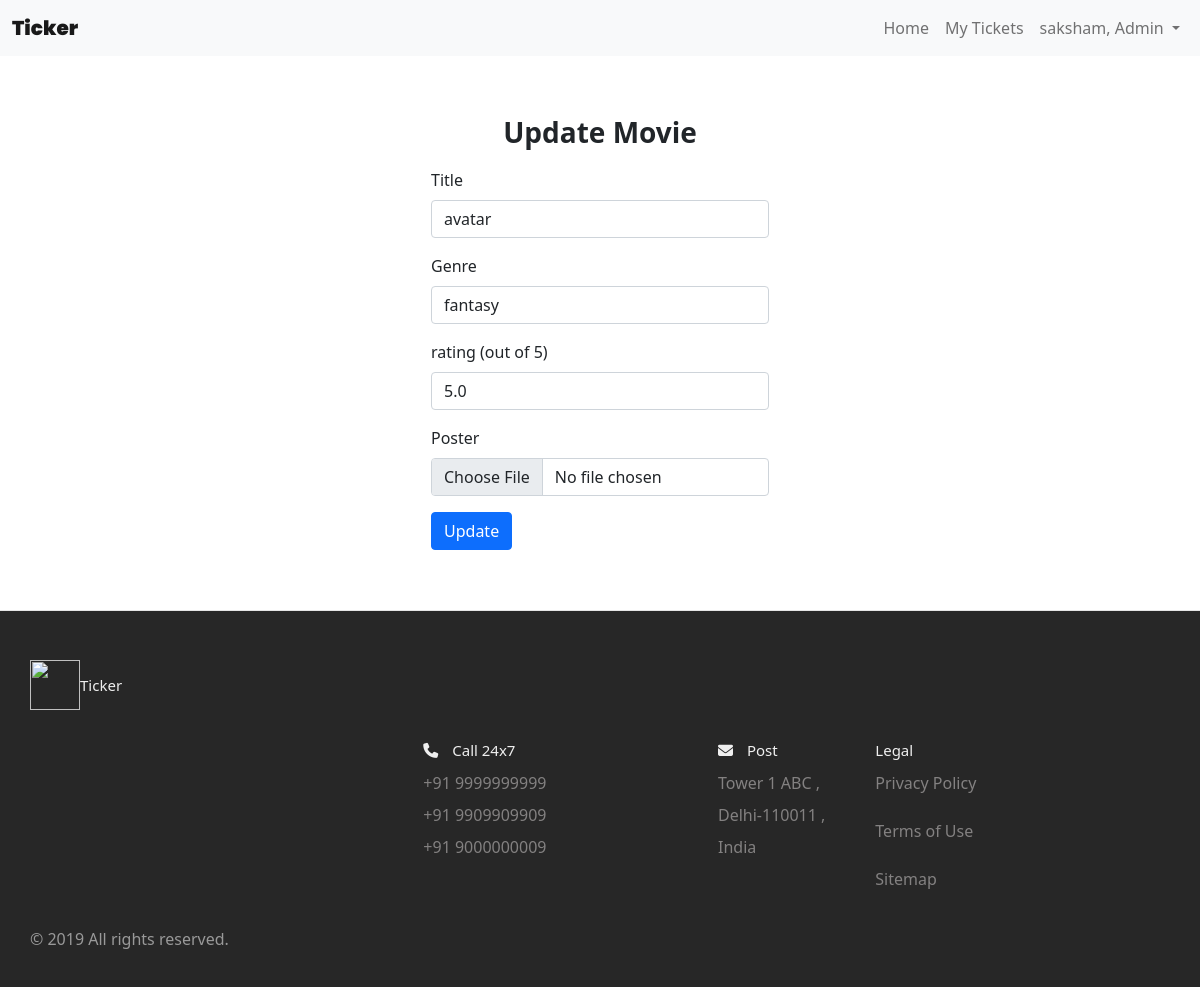
Screenshot of /update_movies/1 (signed in) with the database file from the repository.
### website/models.py (models this page shows)
class RegisteredUser(db.Model, UserMixin):
    id = db.Column(db.Integer, primary_key=True)
    email = db.Column(db.String(100), unique=True)
    pas = db.Column(db.String(100))
    name = db.Column(db.String(100))
    is_admin = db.Column(db.Boolean)
    theater = db.relationship('Theaters')
    movie = db.relationship('Movie')
    show = db.relationship('Show')
    booked_ti = db.relationship('Ticket')

class Movie(db.Model):
    id = db.Column(db.Integer, primary_key=True)
    poster = db.Column(db.String(255))
    title = db.Column(db.String(100))
    times_watched = db.Column(db.Integer)
    movie_admin_id = db.Column(db.Integer, db.ForeignKey('registered_user.id'))
    show = db.relationship('Show')
    booked_ti = db.relationship('Ticket')
    rating = db.Column(db.Float)
    Genre = db.Column(db.String(100))

### website/views.py (the view)
@view.route('/update_movies/<int:id>', methods=['POST', 'GET'])
@login_required
def update_movies(id):
    if current_user.is_admin:
        update_m = Movie.query.get(int(id))
        if request.method == 'POST':
            update_m.poster = save_images(request.files['poster'])
            update_m.title = request.form.get('title')
            db.session.commit()
            return redirect(url_for('views.movies'))
        else:
            if update_m:
                return render_template('update_movies.html', user=current_user, movie=update_m)
    else:
        return redirect(url_for('movies.home'))

### website/__init__.py (called while the page is built)
def create_app():
    app = Flask(__name__)
    app.config['SECRET_KEY'] = 'hjshjhdjah kjshkjdhjs'
    app.config['SQLALCHEMY_DATABASE_URI'] = 'sqlite:///' + DB_NAME
    db.init_app(app)
    from .views import view
    from .auth import auth
    app.register_blueprint(view, url_prefix='/')
    app.register_blueprint(auth, url_prefix='/')
    from .models import RegisteredUser, Theaters, Movie, Show
    create_database(app)
    login_manager = LoginManager()
    login_manager.login_view = 'auth.login'
    login_manager.init_app(app)
    @login_manager.user_loader
    def load_user(id):
        return RegisteredUser.query.get(int(id))
    return app

### website/templates/update_movies.html (shortened to what this page needs)
{% extends "base.html" %}
{% block content %}
<nav class="navbar navbar-expand-lg navbar-light bg-light">
  <div class="container-fluid">
    <a class="navbar-brand" style="font-weight: 1000; font-family: 'Poppins', sans-serif" href="#">Ticker</a>
    <div class="collapse navbar-collapse d-md-flex justify-content-md-end" id="navbarNavDropdown">
      <ul class="navbar-nav navbar-nav mr-auto">
        <li class="nav-item">
          <a class="nav-link" aria-current="page" href="/">Home</a>
        </li>
        {% if user.is_authenticated %}
        <li class="nav-item">
          {% if user.is_theatre_admin %}
            <a class="nav-link" href="/my_theaters">Theater</a>
            <a class="nav-link" href="/movies">Movies</a>
        </li>
        {% else %}
        <a class="nav-link" href="/my_tickets">My Tickets</a>
        {% endif %}
        {% endif %}
        </li>
        {% if user.is_authenticated %}
        <li class="nav-item dropdown">
          <a class="nav-link dropdown-toggle" href="#" id="navbarDropdown" role="button" data-bs-toggle="dropdown" aria-expanded="false">
            {% if user.is_admin %}
              {{ user.name }}, Admin
            {% else %}
              {{ user.name }}
            {% endif %}
          </a>
        </li>
        {% else %}
        <li class="nav-item justify-content-end">
          <a class="nav-link" href="/login">Login</a>
        </li>
        {% endif %}
      </ul>
    </div>
  </div>
</nav>
<h3 style="display: flex; justify-content: center;align-items: center;padding-top:5%; font-weight:700">Update Movie</h3>
<div class="form" style="display: flex; justify-content: center;align-items: center;padding-top:10px;padding-bottom:60px">
<form method = "POST" enctype="multipart/form-data">
    <div class="mb-3">
      <label class="form-label">Title</label>
      <input type="Text" class="form-control" placeholder="Title of the movie" name="title" value= "{{ movie.title }}" required>
    </div>
    <div class="mb-3">
        <label class="form-label">Genre</label>
        <input type="text" class="form-control" name="Genre" value= "{{ movie.Genre }}" required>
    </div>
    <div class="mb-3">
        <label class="form-label">rating (out of 5)</label>
        <input type="number" class="form-control" name="rating" min="0" max="5" value= "{{ movie.rating }}" required>
    </div>
    <div class="mb-3">
        <label class="form-label">Poster</label>
        <input type="file" class="form-control" accept="image/*" placeholder="Upload New Image" name="poster" value="{{ movie.poster }}" >
    </div>
    <button type="submit" class="btn btn-primary ">Update</button>
</form>
</div>
{% endblock %}

### website/static/styles.css (style rules this page uses)
*, *::before, *::after { margin: 0; padding: 0; outline: 0; box-sizing: border-box; text-decoration: none; list-style: none; border: none; }
body { font-family: 'Poppins', sans-serif; color: #322f2f; background-color: #ffffff; overflow-x: hidden; background-color: hsl(252, 30%, 95%); }
nav { width: 100%; background-color: #fff; padding: 0.7rem 0; position: fixed; top: 0; z-index: 10; }
*, *:before, *:after { box-sizing: border-box; }
html { font-size: 100%; }
body { font-family: acumin-pro, system-ui, sans-serif; margin: 0; display: grid; grid-template-rows: auto 1fr auto; font-size: 14px; background-color: #f4f4f4; align-items: start; min-height: 100vh; }

### rows the page displays
RegisteredUser: name "saksham"
Movie: title "avatar", Genre "fantasy", rating "5.0"
